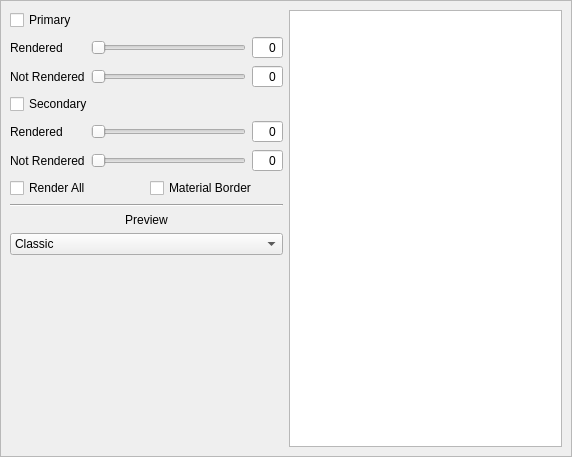
<?xml version="1.0" encoding="UTF-8"?>
<ui version="4.0">
 <class>TileSettings</class>
 <widget class="QWidget" name="TileSettings">
  <property name="geometry">
   <rect>
    <x>0</x>
    <y>0</y>
    <width>572</width>
    <height>457</height>
   </rect>
  </property>
  <property name="windowTitle">
   <string>Form</string>
  </property>
  <layout class="QGridLayout" name="gridLayout" rowstretch="0" columnstretch="0">
   <property name="leftMargin">
    <number>0</number>
   </property>
   <property name="topMargin">
    <number>0</number>
   </property>
   <property name="rightMargin">
    <number>0</number>
   </property>
   <property name="bottomMargin">
    <number>0</number>
   </property>
   <property name="spacing">
    <number>6</number>
   </property>
   <item row="0" column="0">
    <widget class="QScrollArea" name="scrollArea">
     <property name="enabled">
      <bool>true</bool>
     </property>
     <property name="widgetResizable">
      <bool>true</bool>
     </property>
     <widget class="QWidget" name="scrollAreaWidgetContents">
      <property name="geometry">
       <rect>
        <x>0</x>
        <y>0</y>
        <width>570</width>
        <height>455</height>
       </rect>
      </property>
      <layout class="QHBoxLayout" name="horizontalLayout">
       <item>
        <layout class="QVBoxLayout" name="verticalLayout_3">
         <item>
          <widget class="QCheckBox" name="Pshow">
           <property name="sizePolicy">
            <sizepolicy hsizetype="Maximum" vsizetype="Fixed">
             <horstretch>0</horstretch>
             <verstretch>0</verstretch>
            </sizepolicy>
           </property>
           <property name="text">
            <string>Primary</string>
           </property>
          </widget>
         </item>
         <item>
          <layout class="QGridLayout" name="gridLayout_2">
           <item row="2" column="1">
            <widget class="QSlider" name="Popr">
             <property name="maximum">
              <number>255</number>
             </property>
             <property name="orientation">
              <enum>Qt::Orientation::Horizontal</enum>
             </property>
            </widget>
           </item>
           <item row="3" column="1">
            <widget class="QSlider" name="Popn">
             <property name="maximum">
              <number>255</number>
             </property>
             <property name="orientation">
              <enum>Qt::Orientation::Horizontal</enum>
             </property>
            </widget>
           </item>
           <item row="3" column="0">
            <widget class="QLabel" name="label_2">
             <property name="text">
              <string>Not Rendered</string>
             </property>
            </widget>
           </item>
           <item row="2" column="0">
            <widget class="QLabel" name="label">
             <property name="text">
              <string>Rendered</string>
             </property>
            </widget>
           </item>
           <item row="2" column="2">
            <widget class="QSpinBox" name="Popr_2">
             <property name="sizePolicy">
              <sizepolicy hsizetype="Minimum" vsizetype="Fixed">
               <horstretch>0</horstretch>
               <verstretch>0</verstretch>
              </sizepolicy>
             </property>
             <property name="alignment">
              <set>Qt::AlignmentFlag::AlignRight|Qt::AlignmentFlag::AlignTrailing|Qt::AlignmentFlag::AlignVCenter</set>
             </property>
             <property name="buttonSymbols">
              <enum>QAbstractSpinBox::ButtonSymbols::NoButtons</enum>
             </property>
             <property name="maximum">
              <number>255</number>
             </property>
            </widget>
           </item>
           <item row="3" column="2">
            <widget class="QSpinBox" name="Popn_2">
             <property name="sizePolicy">
              <sizepolicy hsizetype="Minimum" vsizetype="Fixed">
               <horstretch>0</horstretch>
               <verstretch>0</verstretch>
              </sizepolicy>
             </property>
             <property name="alignment">
              <set>Qt::AlignmentFlag::AlignRight|Qt::AlignmentFlag::AlignTrailing|Qt::AlignmentFlag::AlignVCenter</set>
             </property>
             <property name="buttonSymbols">
              <enum>QAbstractSpinBox::ButtonSymbols::NoButtons</enum>
             </property>
             <property name="maximum">
              <number>255</number>
             </property>
            </widget>
           </item>
          </layout>
         </item>
         <item>
          <widget class="QCheckBox" name="Sshow">
           <property name="sizePolicy">
            <sizepolicy hsizetype="Maximum" vsizetype="Fixed">
             <horstretch>0</horstretch>
             <verstretch>0</verstretch>
            </sizepolicy>
           </property>
           <property name="text">
            <string>Secondary</string>
           </property>
          </widget>
         </item>
         <item>
          <layout class="QGridLayout" name="gridLayout_3">
           <item row="1" column="1">
            <widget class="QSlider" name="Sopn">
             <property name="maximum">
              <number>255</number>
             </property>
             <property name="orientation">
              <enum>Qt::Orientation::Horizontal</enum>
             </property>
            </widget>
           </item>
           <item row="0" column="2">
            <widget class="QSpinBox" name="Sopr_2">
             <property name="sizePolicy">
              <sizepolicy hsizetype="Minimum" vsizetype="Fixed">
               <horstretch>0</horstretch>
               <verstretch>0</verstretch>
              </sizepolicy>
             </property>
             <property name="alignment">
              <set>Qt::AlignmentFlag::AlignRight|Qt::AlignmentFlag::AlignTrailing|Qt::AlignmentFlag::AlignVCenter</set>
             </property>
             <property name="buttonSymbols">
              <enum>QAbstractSpinBox::ButtonSymbols::NoButtons</enum>
             </property>
             <property name="maximum">
              <number>255</number>
             </property>
            </widget>
           </item>
           <item row="1" column="0">
            <widget class="QLabel" name="label_3">
             <property name="text">
              <string>Not Rendered</string>
             </property>
            </widget>
           </item>
           <item row="1" column="2">
            <widget class="QSpinBox" name="Sopn_2">
             <property name="sizePolicy">
              <sizepolicy hsizetype="Minimum" vsizetype="Fixed">
               <horstretch>0</horstretch>
               <verstretch>0</verstretch>
              </sizepolicy>
             </property>
             <property name="alignment">
              <set>Qt::AlignmentFlag::AlignRight|Qt::AlignmentFlag::AlignTrailing|Qt::AlignmentFlag::AlignVCenter</set>
             </property>
             <property name="buttonSymbols">
              <enum>QAbstractSpinBox::ButtonSymbols::NoButtons</enum>
             </property>
             <property name="maximum">
              <number>255</number>
             </property>
            </widget>
           </item>
           <item row="0" column="0">
            <widget class="QLabel" name="label_4">
             <property name="text">
              <string>Rendered</string>
             </property>
            </widget>
           </item>
           <item row="0" column="1">
            <widget class="QSlider" name="Sopr">
             <property name="maximum">
              <number>255</number>
             </property>
             <property name="orientation">
              <enum>Qt::Orientation::Horizontal</enum>
             </property>
            </widget>
           </item>
          </layout>
         </item>
         <item>
          <layout class="QHBoxLayout" name="horizontalLayout_2">
           <item>
            <widget class="QCheckBox" name="Rall">
             <property name="text">
              <string>Render All</string>
             </property>
            </widget>
           </item>
           <item>
            <widget class="QCheckBox" name="MatBorder">
             <property name="text">
              <string>Material Border</string>
             </property>
            </widget>
           </item>
          </layout>
         </item>
         <item>
          <widget class="Line" name="line">
           <property name="orientation">
            <enum>Qt::Orientation::Horizontal</enum>
           </property>
          </widget>
         </item>
         <item>
          <widget class="QLabel" name="label_10">
           <property name="text">
            <string>Preview</string>
           </property>
           <property name="alignment">
            <set>Qt::AlignmentFlag::AlignCenter</set>
           </property>
          </widget>
         </item>
         <item>
          <widget class="QComboBox" name="RenderOption">
           <item>
            <property name="text">
             <string>Classic</string>
            </property>
           </item>
           <item>
            <property name="text">
             <string>Tile image</string>
            </property>
           </item>
           <item>
            <property name="text">
             <string>Henry</string>
            </property>
           </item>
           <item>
            <property name="text">
             <string>Unrendered</string>
            </property>
           </item>
           <item>
            <property name="text">
             <string>Rendered (sun)</string>
            </property>
           </item>
           <item>
            <property name="text">
             <string>Rendered (shaded)</string>
            </property>
           </item>
           <item>
            <property name="text">
             <string>Rendered (rain)</string>
            </property>
           </item>
          </widget>
         </item>
         <item>
          <spacer name="verticalSpacer">
           <property name="orientation">
            <enum>Qt::Orientation::Vertical</enum>
           </property>
           <property name="sizeHint" stdset="0">
            <size>
             <width>20</width>
             <height>40</height>
            </size>
           </property>
          </spacer>
         </item>
        </layout>
       </item>
       <item>
        <widget class="TileSettingsViewport" name="TilePreview"/>
       </item>
      </layout>
     </widget>
    </widget>
   </item>
  </layout>
 </widget>
 <customwidgets>
  <customwidget>
   <class>TileSettingsViewport</class>
   <extends>QGraphicsView</extends>
   <header>BaseModWidgets.h</header>
  </customwidget>
 </customwidgets>
 <resources/>
 <connections/>
</ui>
